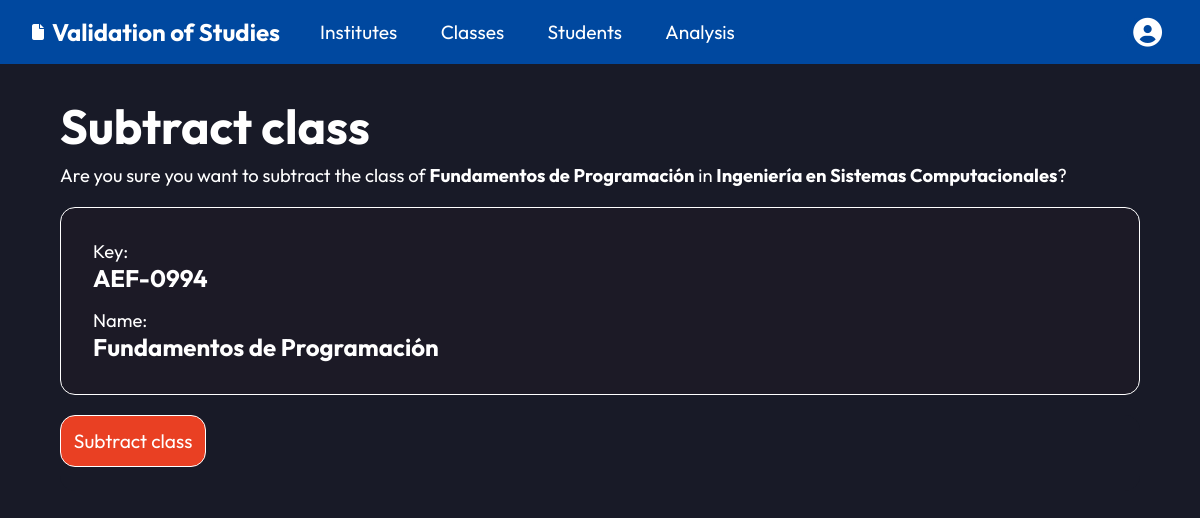
Page /careers/1/subtract-class/19/ (signed in) on the committed database.
### institutes/models.py (models this page shows, shortened)
class Subject(models.Model):
  career = models.ManyToManyField(Career)
  key = models.CharField(max_length=128)
  name = models.CharField(max_length=128)

class Career(models.Model):
  institute = models.ForeignKey(
    Institute,
    on_delete=models.CASCADE,
    blank=True, null=True
  )
  name = models.CharField(max_length=128)
  is_engineering = models.BooleanField(default=0)

### careers/views.py (the view, shortened to what this page needs)
# urls.py: path("<int:pk1>/subtract-class/<int:pk>/", views.SubjectSubtractView.as_view(), name="subtract-class"),
class SubjectSubtractView(LoginRequiredMixin, UpdateView):
  template_name = "careers/subtract-class.html"
  model = Subject
  fields = ["career", "key", "name"]
  def get_context_data(self, **kwargs):
    context = super().get_context_data(**kwargs)
    pk_career = self.kwargs.get('pk1')
    pk_subject = self.kwargs.get('pk')
    career = get_object_or_404(Career, pk=pk_career)
    subject = get_object_or_404(Subject, pk=pk_subject)
    context["main_career"] = career
    context["main_subject"] = subject
    context["institute_list"] = Institute.objects.order_by("name")
    return context

### templates/careers/subtract-class.html (shortened to what this page needs)
{% extends 'base.html' %}
{% block content %}
<h2 class="main-title">Subtract class</h2>
<p>Are you sure you want to subtract the class of <b>{{ main_subject.name }}</b> in <b>
    {{ main_career.name }}</b>?</p>
<br>
<div class="delete-card">
  <div>
    <p>Key:</p>
    <h4>{{ main_subject.key }}</h4>
    <p>Name:</p>
    <h4>{{ main_subject.name }}</h4>
  </div>
</div>
<br>
<form method="POST" class="delete-form subject">
  <input class="secondary-button" type="submit" value="Subtract class">
</form>
{% endblock content %}

### static/css/base.css (style rules this page uses)
:root { --primary-color: #00489F; --primary-color-hover: #0B4FA1; --primary-color-2: #3D86E6; --secondary-color: #27AAE1; --secondary-color-2: #E94023; --special-element: #E5D100; --light-color: #FFFFFF; --dark-color: #1C1A26; --gray-color: #8F8E94; --background-color: #181A27; --background-color-hover: #1D1F2C; --surface-color: #1C1A26; --outfit-font: "Outfit", sans-serif; }
* { margin: 0; border: 0; font-family: var(--outfit-font); }
html { background-color: var(--background-color); font-size: 16px; scroll-behavior: smooth; }
body { display: flex; flex-direction: column; min-height: 100vh; }
html, body { max-width: 100vw; overflow-x: hidden; }
h2 { font-size: 2.25rem; }
h4 { font-size: 1.5rem; }
h1, h2, h3, h4 { font-weight: bold; color: var(--light-color); }
p { font-size: 1.15rem; color: var(--light-color); }
input { color-scheme: dark; }
form { display: flex; background-color: var(--surface-color); border: 1px solid var(--light-color); border-radius: 15px; }
form input, form select { background-color: var(--surface-color); font-size: 1rem; color: var(--light-color); border: 1px solid var(--light-color); border-radius: 10px; margin-bottom: 1.5rem; padding: 0.5rem; width: 20rem; }
.main-title { font-size: 3rem; margin-top: 2rem; margin-bottom: 0.5rem; }
.secondary-button { background-color: var(--secondary-color-2); font-size: 1.2rem; color: var(--light-color); border: 1px solid var(--light-color); border-radius: 15px; padding: 0.8rem; height: fit-content; }
.delete-form { background-color: var(--background-color); border: 0; }
.delete-form input { width: auto; padding: 0.8rem; }

### static/css/institutes.css (style rules this page uses)
.delete-card { display: flex; gap: 8rem; background-color: var(--dark-color); border: 1px solid var(--light-color); border-radius: 15px; padding: 2rem; }
.delete-card h4 { margin-bottom: 1rem; }
.delete-card h4:last-of-type { margin-bottom: 0; }

### rows in the picture
Subject: name "Fundamentos de Programación", key "AEF-0994"
Career: name "Ingeniería en Sistemas Computacionales"
